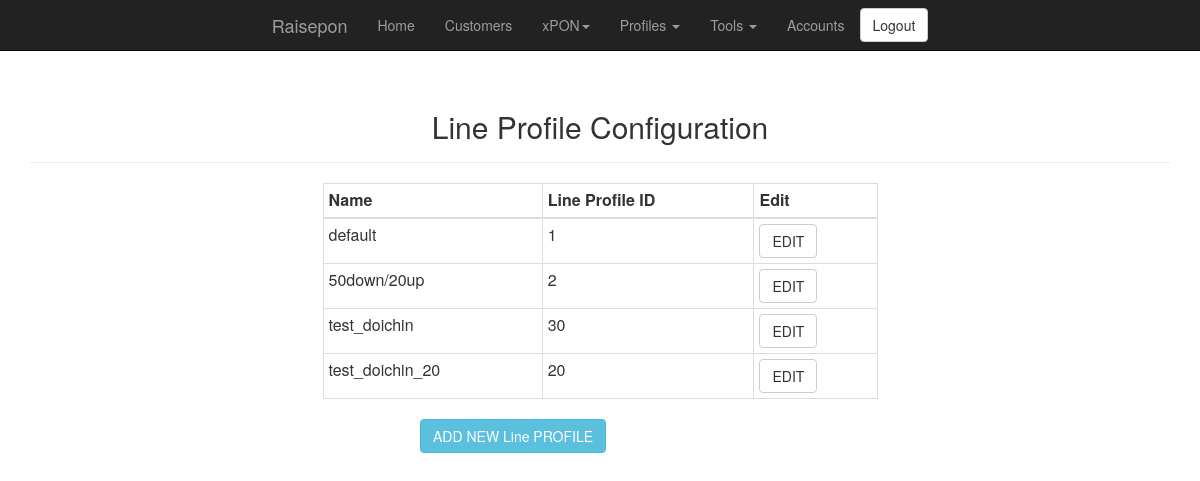
Page /line_profile.php (signed in) on the earlier database version.
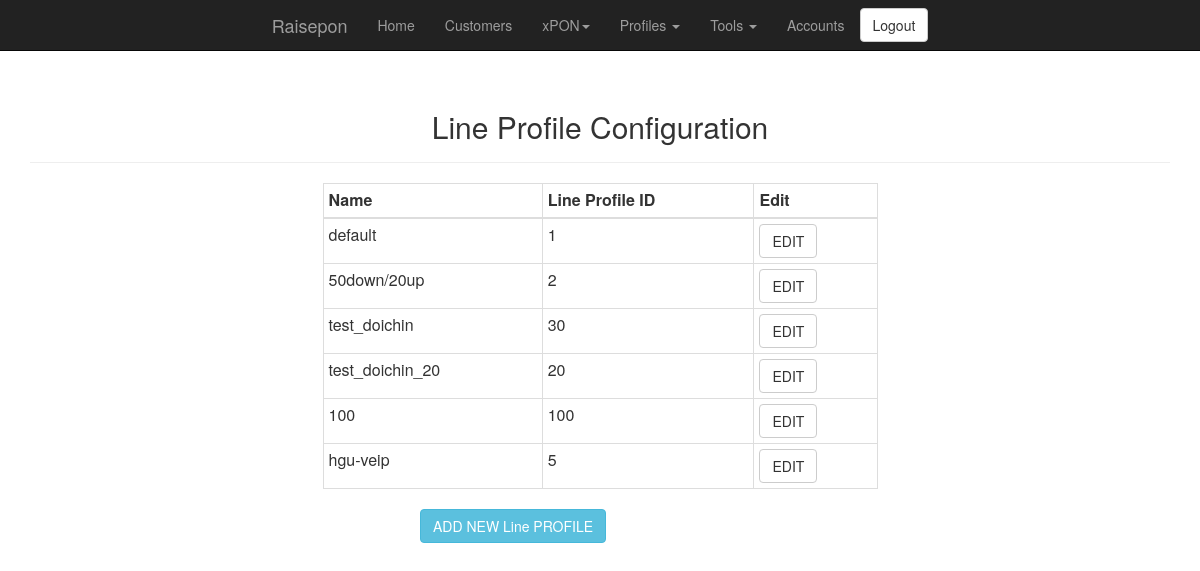
Same page on the later database version.
### tables this page shows
CREATE TABLE `line_profile` (
  `id` int(11) NOT NULL AUTO_INCREMENT,
  `NAME` varchar(255) NOT NULL,
  `LINE_PROFILE_ID` tinyint(4) NOT NULL,
  PRIMARY KEY (`id`) USING BTREE,
  KEY `TEMPLATE_ID` (`LINE_PROFILE_ID`) USING BTREE
);

### classes/db_connect_class.php (called while the page is built, shortened)
<?php
class db_connect {
	private static $mysql_user = "raisepon";
	private static $mysql_pass = "r41sepon";
	private static $instance;
	private function __construct() {
		try {
			$this->db = new PDO('mysql:host=localhost;dbname=raisepon;charset=utf8', self::$mysql_user, self::$mysql_pass);
		} catch (PDOException $e) {
			echo 'Connection Failed: ' . $e->getMessage();
			exit;
		}
	}
	 public static function getInstance()
    {
        if (!isset(self::$instance))
        {
            self::$instance = new $object;
        }
        return self::$instance;
    }
}
?>

### classes/line_profile_class.php (called while the page is built, shortened)
<?php
include ("db_connect_class.php");
class line_profile {
	function build_table_line_profile() {
		try {
			$conn = db_connect::getInstance();
			$result = $conn->db->query("select ID, NAME, LINE_PROFILE_ID from LINE_PROFILE");
		} catch (PDOException $e) {
			$error =  "Connection Failed:" . $e->getMessage() . "\n";
			return $error;
		}
		$rows = $result->fetchAll();
		return $rows;
	}
}
?>

### line_profile.php (the view, shortened to what this page needs)
<?php
include ("header.php");
include ("classes/line_profile_class.php");
include ("navigation.php");
$line_profile_obj = new line_profile();
?>
<div class="container">
	<div class="text-center">
		<div class="page-header">
			<h2>Line Profile Configuration</h2>
		</div>
	</div>
	<div class=row>
		<div class="col-md-6 col-md-offset-3">
			<div class="table-responsive">
				<table class="table table-bordered table-condensed">
					<thead>
					  <tr>
						<th>Name</th>
						<th>Line Profile ID</th>
						<th>Edit</th>
					  </tr>
					</thead>
					<tbody>
					<?php
					$rows = $line_profile_obj->build_table_line_profile();
					foreach ($rows as $row) {
						print "<tr><td>" . $row['NAME'] . "</td><td>" . $row['LINE_PROFILE_ID'] . "</td><td><button type=\"button\" class=\"btn btn-default\" onClick=\"getLine_profile('". $row['ID'] ."');\">EDIT</button></td></tr>";
					}
					?>
					</tbody>
				</table>
			</div>
		</div>
	</div>
</div>
<div class="container">
	<div class="row">
		<div class="col-md-4"></div>
			<div class="col-md-4">
				<button type="button" class="btn btn-info" onClick="getLine_profile();">ADD NEW Line PROFILE</button>
			</div>
		</div>
	<div class="col-md-4"></div>
</div>

Differences in the rows shown:
added line_profile: NAME "100", LINE_PROFILE_ID "100"
added line_profile: NAME "hgu-veip", LINE_PROFILE_ID "5"
